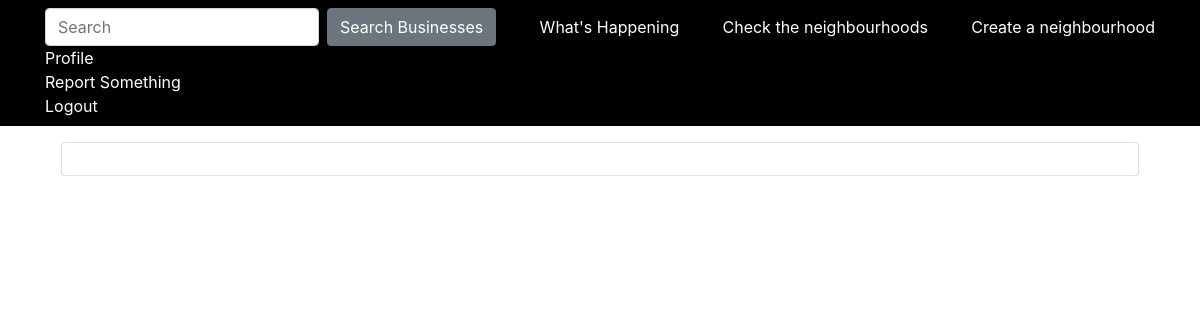
The page /businesses/4/ (signed in) on the database as committed earlier.
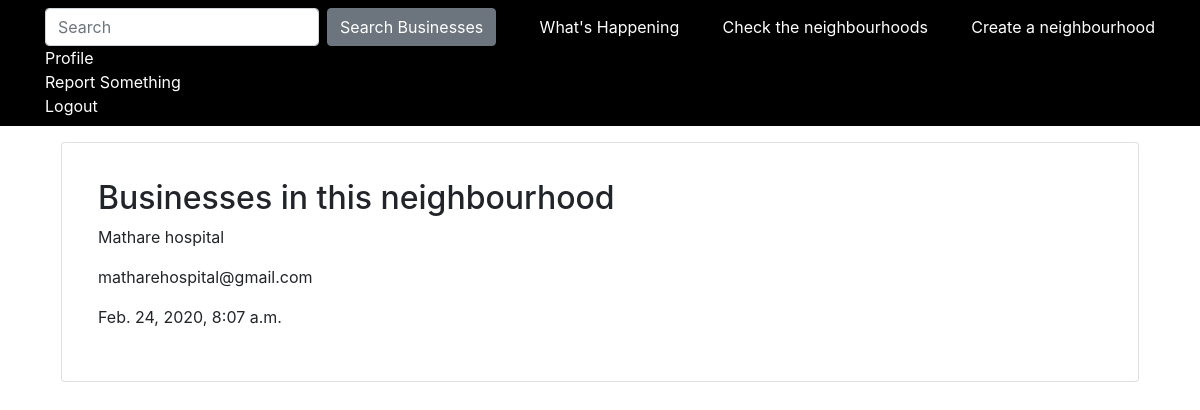
The same page on the database as committed later.
### neighbourhoodwatch/models.py (models this page shows, shortened)
class Business(models.Model):
    name = models.CharField(max_length=25)
    email = models.EmailField(max_length=250)
    post_date = models.DateTimeField(auto_now_add=True, null=True)
    neighbourhood = models.ForeignKey(Neighbourhood, on_delete=models.CASCADE, null=True)

### neighbourhoodwatch/views.py (the view)
# urls.py: url(r'businesses/(?P<id>\d+)/$', views.businesses, name='businesses'),
@login_required
def businesses(request,id):
    businesses = Business.objects.filter(neighbourhood=get_object_or_404(Neighbourhood,pk=id))
    return render(request, "main/business.html", context={"businesses":businesses})

### templates/main/business.html
{% extends "main/base.html" %}
{%block content%}
<div class="container">
    <div class="card m-3 p-3">
        {% for business in businesses %}
        <div class="card-body">
            <h2>Businesses in this neighbourhood</h2>
            <p>{{business.name}}</p>
            <p>{{business.email}}</p>
            <p>{{business.post_date}}</p>
        </div>
        {% endfor%}
    </div>
</div>
{%endblock%}

Rows that differ between the two databases and show on the page:
added Business: name "Mathare hospital", email "matharehospital@gmail.com", post_date "Feb. 24, 2020, 8:07 a.m."
